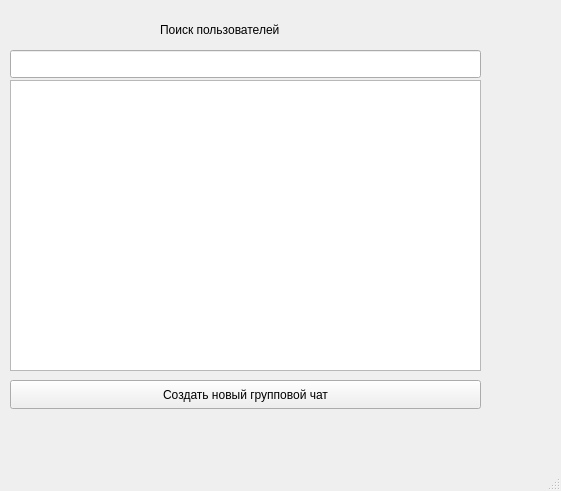
<?xml version="1.0" encoding="UTF-8"?>
<ui version="4.0">
 <class>MainWindow</class>
 <widget class="QMainWindow" name="MainWindow">
  <property name="geometry">
   <rect>
    <x>0</x>
    <y>0</y>
    <width>561</width>
    <height>491</height>
   </rect>
  </property>
  <property name="windowTitle">
   <string>MainWindow</string>
  </property>
  <widget class="QWidget" name="centralwidget">
   <widget class="QListWidget" name="userListWidget">
    <property name="geometry">
     <rect>
      <x>10</x>
      <y>80</y>
      <width>471</width>
      <height>291</height>
     </rect>
    </property>
   </widget>
   <widget class="QPushButton" name="pushButton">
    <property name="geometry">
     <rect>
      <x>10</x>
      <y>380</y>
      <width>471</width>
      <height>29</height>
     </rect>
    </property>
    <property name="text">
     <string>Создать новый групповой чат</string>
    </property>
   </widget>
   <widget class="QLineEdit" name="lineEdit">
    <property name="geometry">
     <rect>
      <x>10</x>
      <y>50</y>
      <width>471</width>
      <height>28</height>
     </rect>
    </property>
   </widget>
   <widget class="QLabel" name="label">
    <property name="geometry">
     <rect>
      <x>160</x>
      <y>20</y>
      <width>161</width>
      <height>20</height>
     </rect>
    </property>
    <property name="text">
     <string>Поиск пользователей</string>
    </property>
   </widget>
  </widget>
  <widget class="QMenuBar" name="menubar">
   <property name="geometry">
    <rect>
     <x>0</x>
     <y>0</y>
     <width>561</width>
     <height>25</height>
    </rect>
   </property>
  </widget>
  <widget class="QStatusBar" name="statusbar"/>
 </widget>
 <resources/>
 <connections/>
</ui>
